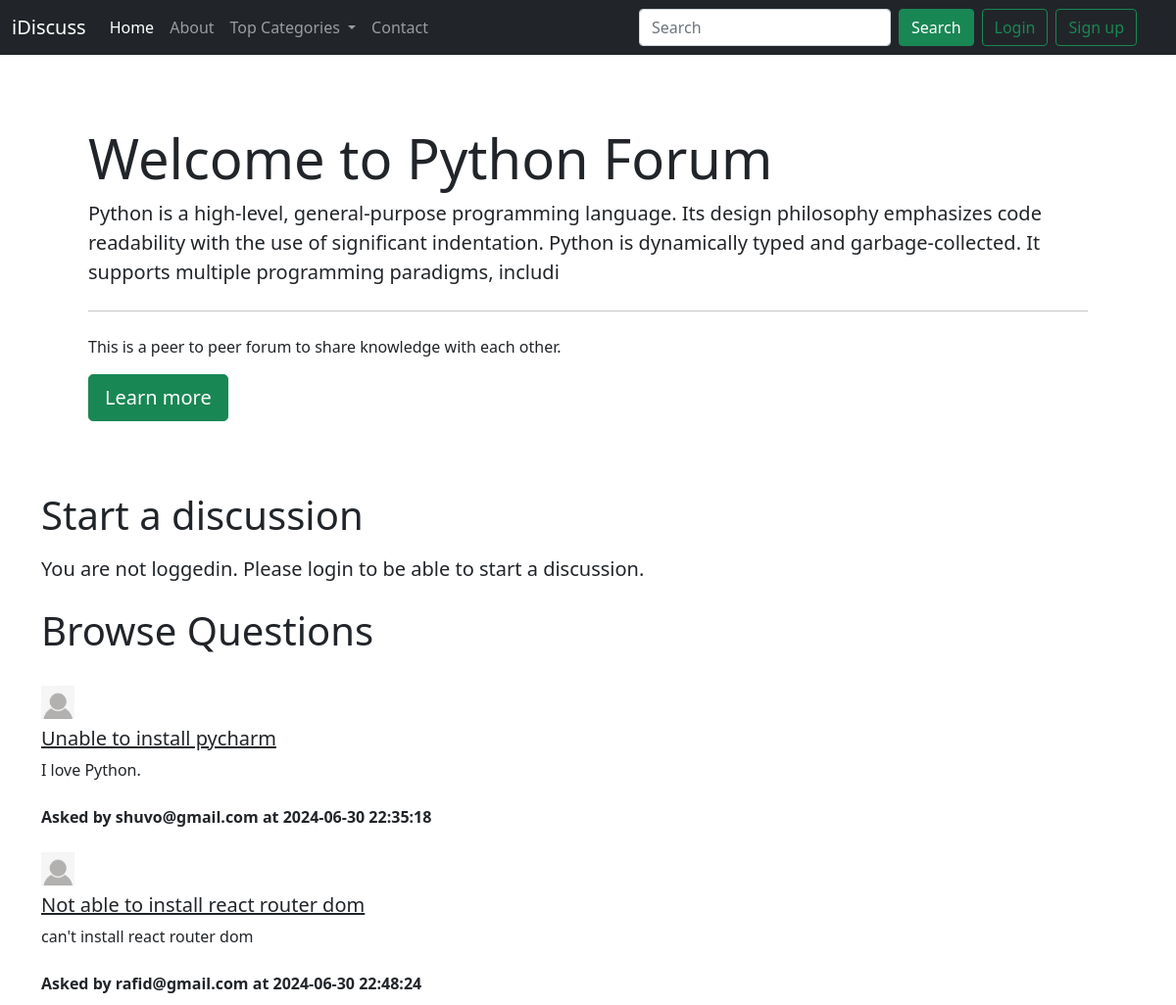
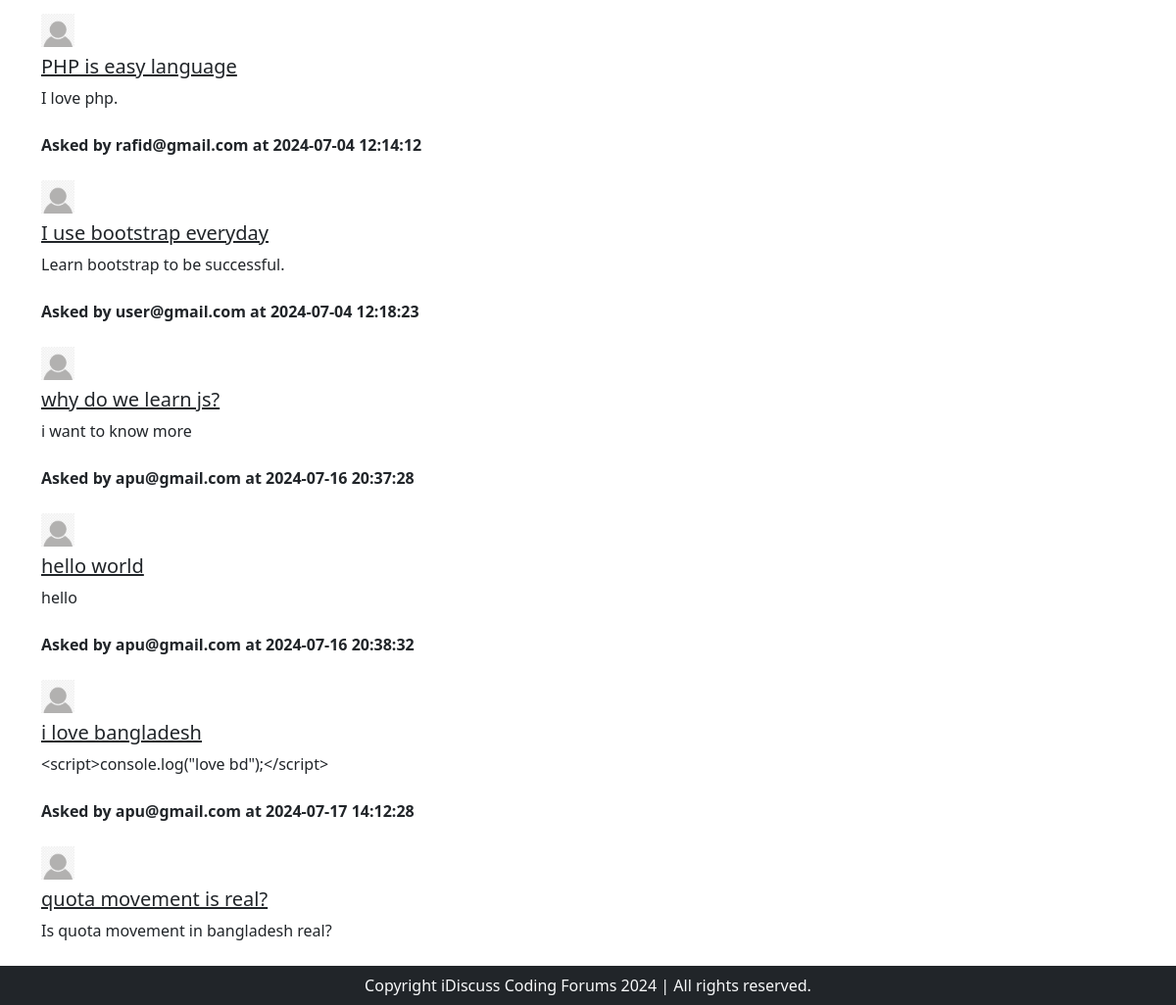
The app's page /threadlist.php?catid=1 with its own data (2 pictures, top to bottom).
### tables this page shows
CREATE TABLE `categories` (
  `category_id` int(8) NOT NULL,
  `category_name` varchar(255) NOT NULL,
  `category_description` varchar(255) NOT NULL,
  `created` datetime NOT NULL DEFAULT current_timestamp()
);

CREATE TABLE `threads` (
  `thread_id` int(7) NOT NULL,
  `thread_title` varchar(255) NOT NULL,
  `thread_desc` text NOT NULL,
  `thread_cat_id` int(7) NOT NULL,
  `thread_user_id` int(7) NOT NULL,
  `timestamp` datetime NOT NULL DEFAULT current_timestamp()
);

CREATE TABLE `users` (
  `sno` int(11) NOT NULL,
  `user_email` varchar(30) NOT NULL,
  `user_pass` varchar(255) NOT NULL,
  `timestamp` int(11) NOT NULL
);

### threadlist.php (the view, shortened to what this page needs)
<!DOCTYPE html>
<html lang="en">
<head>
    <link href="https://cdn.jsdelivr.net/npm/bootstrap@5.0.2/dist/css/bootstrap.min.css" rel="stylesheet"
 />
</head>
<body>
    <?php include 'partials/_dbconnect.php';?>
    <?php include 'partials/_header.php';?>
    <?php
    $id = $_GET['catid'];
    $sql = "SELECT * FROM `categories` WHERE category_id=$id";
    $result = mysqli_query($conn,$sql);
    while ($row = mysqli_fetch_assoc($result)) {
        $catname = $row['category_name'];
        $catdesc = $row['category_description'];
    }
    ?>
    <div class="container my-3">
        <div class="mt-4 p-5 text-black rounded">
            <h1 class="display-4">Welcome to <?php echo $catname;?> Forum</h1>
            <p class="lead"><?php echo $catdesc;?></p>
            <hr class="my-4">
            <p>This is a peer to peer forum to share knowledge with each other.</p>
            <a class="btn btn-success btn-lg" href="#" role="button">Learn more</a>
        </div>
    </div>
    <?php
    if (isset($_SESSION['loggedin']) && $_SESSION['loggedin'] == true) {
        echo '<div class="container">
    <h1 class="py-2">Start a discussion</h1>
    <form action="'.$_SERVER["REQUEST_URI"] . '" method="post">
    <div class="mb-3">
        <label for="exampleInputEmail1" class="form-label">Problem Title</label>
        <input type="text" class="form-control" id="title" name="title" aria-describedby="emailHelp">
        <div id="emailHelp" class="form-text">Keep your title as crisp and short as possible</div>
    </div>
    <input type="hidden" name="sno" value="'. $_SESSION["sno"].'">
    <div class="form-group">
        <label for="exampleInputEmail1" class="form-label">Elaborate Your Concern</label>
        <textarea class="form-control" placeholder="Leave a comment here" id="desc" name="desc"
            style="height: 100px"></textarea>
        <button type="submit" class="btn btn-success mt-3 mb-5">Submit</button>
    </div>
    </form>
    </div>';
    }else{
        echo '<div class="container">
        <h1 class="py-2">Start a discussion</h1>
        <p class="lead">You are not loggedin. Please login to be able to start a discussion.</p>
    </div>';
    }
    ?>
    <div class="container" id="ques">
        <h1 class="py-2">Browse Questions</h1>
        <?php
        $id = $_GET['catid'];
        $sql = "SELECT * FROM `threads` WHERE thread_cat_id=$id";
        $result = mysqli_query($conn,$sql);
        while ($row = mysqli_fetch_assoc($result)) {
        $id = $row['thread_id'];
        $title = $row['thread_title'];
        $desc = $row['thread_desc'];
        $thread_time = $row['timestamp'];
        $thread_user_id = $row['thread_user_id'];
        $sql2 = "SELECT user_email FROM `users` WHERE sno='$thread_user_id'";
        $result2 = mysqli_query($conn,$sql2);
        $row2 = mysqli_fetch_assoc($result2);
        echo '<div class="media my-3">
            <img class="mr-3 my-2" src="img/userdefaultpng.png" width="34px" alt="Generic placeholder image">
            <div class="media-body">'.
                '<h5 class="mt-0"><a class="text-dark" href="thread.php?threadid=' . $id. '">'. $title .'</a></h5>
                '. $desc .' </div>' . '<p class="fw-bold my-0 mt-4"> Asked by '. $row2['user_email'] . ' at ' . $thread_time .'</p>' .
        '</div>';
        }
    ?>
    </div>
    <?php include 'partials/_footer.php';?>
</body>
</html>

### threadlist.php (style rules this page uses)
#ques { min-height: 433px; }

### records on screen
categories: category_name "Python", category_description "Python is a high-level, general-purpose programming language. Its design philosophy emphasizes code readability with the use of significant indentation. Python is dynamically typed and garbage-collected. It supports multiple programming paradigms, includi"
threads: thread_title "Unable to install pycharm", thread_desc "I love Python.", users.user_email "shuvo@gmail.com", timestamp "2024-06-30 22:35:18"
threads: thread_title "Not able to install react router dom", thread_desc "can't install react router dom", users.user_email "rafid@gmail.com", timestamp "2024-06-30 22:48:24"
threads: thread_title "PHP is easy language", thread_desc "I love php.", users.user_email "rafid@gmail.com", timestamp "2024-07-04 12:14:12"
threads: thread_title "I use bootstrap everyday", thread_desc "Learn bootstrap to be successful.", users.user_email "user@gmail.com", timestamp "2024-07-04 12:18:23"
threads: thread_title "why do we learn js?", thread_desc "i want to know more", users.user_email "apu@gmail.com", timestamp "2024-07-16 20:37:28"
threads: thread_title "hello world", thread_desc "hello", users.user_email "apu@gmail.com", timestamp "2024-07-16 20:38:32"
threads: thread_title "i love bangladesh", thread_desc "<script>console.log(\"love bd\");</script>", users.user_email "apu@gmail.com", timestamp "2024-07-17 14:12:28"
threads: thread_title "quota movement is real?", thread_desc "Is quota movement in bangladesh real?"
